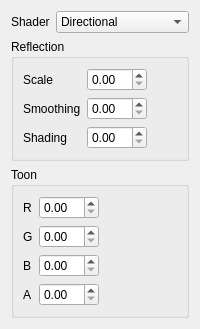
            <widget class="QWidget" name="tab">
             <attribute name="title">
              <string>Shader</string>
             </attribute>
             <layout class="QFormLayout" name="formLayout_8">
              <item row="0" column="0">
               <widget class="QLabel" name="label_17">
                <property name="text">
                 <string>Shader</string>
                </property>
               </widget>
              </item>
              <item row="0" column="1">
               <widget class="QComboBox" name="shaderComboBox">
                <item>
                 <property name="text">
                  <string>Directional</string>
                 </property>
                </item>
                <item>
                 <property name="text">
                  <string>Reflection</string>
                 </property>
                </item>
                <item>
                 <property name="text">
                  <string>Toon</string>
                 </property>
                </item>
                <item>
                 <property name="text">
                  <string>Two-sided</string>
                 </property>
                </item>
               </widget>
              </item>
              <item row="3" column="0" colspan="2">
               <widget class="QGroupBox" name="groupBox_4">
                <property name="title">
                 <string>Reflection</string>
                </property>
                <layout class="QFormLayout" name="formLayout_4">
                 <item row="0" column="0">
                  <widget class="QLabel" name="label_10">
                   <property name="text">
                    <string>Scale</string>
                   </property>
                  </widget>
                 </item>
                 <item row="1" column="0">
                  <widget class="QLabel" name="label_13">
                   <property name="text">
                    <string>Smoothing</string>
                   </property>
                  </widget>
                 </item>
                 <item row="2" column="0">
                  <widget class="QLabel" name="label_16">
                   <property name="text">
                    <string>Shading</string>
                   </property>
                  </widget>
                 </item>
                 <item row="0" column="1">
                  <widget class="QDoubleSpinBox" name="bp_rl_scale_spin_box">
                   <property name="maximumSize">
                    <size>
                     <width>60</width>
                     <height>16777215</height>
                    </size>
                   </property>
                  </widget>
                 </item>
                 <item row="1" column="1">
                  <widget class="QDoubleSpinBox" name="bp_rl_smoothing_spin_box">
                   <property name="maximumSize">
                    <size>
                     <width>60</width>
                     <height>16777215</height>
                    </size>
                   </property>
                  </widget>
                 </item>
                 <item row="2" column="1">
                  <widget class="QDoubleSpinBox" name="bp_rl_shading_spin_box">
                   <property name="maximumSize">
                    <size>
                     <width>60</width>
                     <height>16777215</height>
                    </size>
                   </property>
                  </widget>
                 </item>
                </layout>
               </widget>
              </item>
              <item row="5" column="0" colspan="2">
               <widget class="QGroupBox" name="groupBox_5">
                <property name="title">
                 <string>Toon</string>
                </property>
                <layout class="QFormLayout" name="formLayout_10">
                 <item row="0" column="0">
                  <widget class="QLabel" name="label_19">
                   <property name="text">
                    <string>R</string>
                   </property>
                  </widget>
                 </item>
                 <item row="0" column="1">
                  <widget class="QDoubleSpinBox" name="bp_toon_outline_r_spin_box">
                   <property name="maximumSize">
                    <size>
                     <width>60</width>
                     <height>16777215</height>
                    </size>
                   </property>
                  </widget>
                 </item>
                 <item row="2" column="0">
                  <widget class="QLabel" name="label_22">
                   <property name="text">
                    <string>G</string>
                   </property>
                  </widget>
                 </item>
                 <item row="2" column="1">
                  <widget class="QDoubleSpinBox" name="bp_toon_outline_g_spin_box">
                   <property name="maximumSize">
                    <size>
                     <width>60</width>
                     <height>16777215</height>
                    </size>
                   </property>
                  </widget>
                 </item>
                 <item row="3" column="0">
                  <widget class="QLabel" name="label_25">
                   <property name="text">
                    <string>B</string>
                   </property>
                  </widget>
                 </item>
                 <item row="3" column="1">
                  <widget class="QDoubleSpinBox" name="bp_toon_outline_b_spin_box">
                   <property name="maximumSize">
                    <size>
                     <width>60</width>
                     <height>16777215</height>
                    </size>
                   </property>
                  </widget>
                 </item>
                 <item row="4" column="0">
                  <widget class="QLabel" name="label_32">
                   <property name="text">
                    <string>A</string>
                   </property>
                  </widget>
                 </item>
                 <item row="4" column="1">
                  <widget class="QDoubleSpinBox" name="bp_toon_outline_a_spin_box">
                   <property name="maximumSize">
                    <size>
                     <width>60</width>
                     <height>16777215</height>
                    </size>
                   </property>
                  </widget>
                 </item>
                </layout>
               </widget>
              </item>
             </layout>
            </widget>
